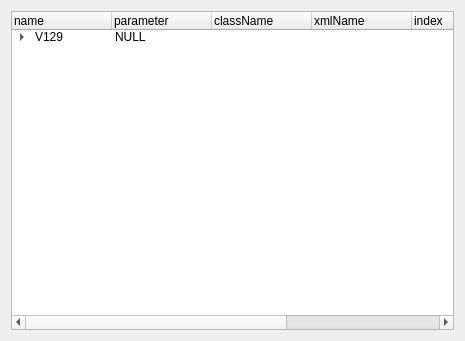
<?xml version="1.0" encoding="UTF-8"?>
<ui version="4.0">
 <class>Form</class>
 <widget class="QWidget" name="Form">
  <property name="geometry">
   <rect>
    <x>0</x>
    <y>0</y>
    <width>465</width>
    <height>341</height>
   </rect>
  </property>
  <property name="windowTitle">
   <string>Form</string>
  </property>
  <layout class="QVBoxLayout" name="verticalLayout">
   <item>
    <widget class="QTreeWidget" name="treeWidget">
     <column>
      <property name="text">
       <string>name</string>
      </property>
     </column>
     <column>
      <property name="text">
       <string>parameter</string>
      </property>
     </column>
     <column>
      <property name="text">
       <string>className</string>
      </property>
     </column>
     <column>
      <property name="text">
       <string>xmlName</string>
      </property>
     </column>
     <column>
      <property name="text">
       <string>index</string>
      </property>
     </column>
     <column>
      <property name="text">
       <string>fileSrcType</string>
      </property>
     </column>
     <column>
      <property name="text">
       <string>uiGraph</string>
      </property>
     </column>
     <item>
      <property name="text">
       <string>V129</string>
      </property>
      <property name="text">
       <string>NULL</string>
      </property>
      <property name="text">
       <string/>
      </property>
      <property name="text">
       <string/>
      </property>
      <property name="text">
       <string/>
      </property>
      <property name="text">
       <string/>
      </property>
      <item>
       <property name="text">
        <string>Axis</string>
       </property>
       <property name="text">
        <string>NULL</string>
       </property>
       <property name="text">
        <string/>
       </property>
       <property name="text">
        <string/>
       </property>
       <property name="text">
        <string/>
       </property>
       <property name="text">
        <string/>
       </property>
       <item>
        <property name="text">
         <string>Motor</string>
        </property>
        <property name="text">
         <string>NULL</string>
        </property>
        <property name="text">
         <string>UiMotor</string>
        </property>
        <property name="text">
         <string>PrmFuncMotor</string>
        </property>
        <property name="text">
         <string>0</string>
        </property>
        <property name="text">
         <string>1</string>
        </property>
        <property name="text">
         <string>GraphMotor129</string>
        </property>
       </item>
       <item>
        <property name="text">
         <string>Encoder</string>
        </property>
        <property name="text">
         <string>NULL</string>
        </property>
        <property name="text">
         <string>UiEncoder</string>
        </property>
        <property name="text">
         <string>PrmFuncEncoder</string>
        </property>
        <property name="text">
         <string>1</string>
        </property>
        <property name="text">
         <string>1</string>
        </property>
        <property name="text">
         <string>GraphEncoder129</string>
        </property>
       </item>
       <item>
        <property name="text">
         <string>Power</string>
        </property>
        <property name="text">
         <string>NULL</string>
        </property>
        <property name="text">
         <string>UiPower</string>
        </property>
        <property name="text">
         <string>PrmFuncPower</string>
        </property>
        <property name="text">
         <string>2</string>
        </property>
        <property name="text">
         <string>1</string>
        </property>
        <property name="text">
         <string>GraphPower129</string>
        </property>
       </item>
       <item>
        <property name="text">
         <string>Current</string>
        </property>
        <property name="text">
         <string>NULL</string>
        </property>
        <property name="text">
         <string>UiCurrent</string>
        </property>
        <property name="text">
         <string>PrmFuncCurrentloop</string>
        </property>
        <property name="text">
         <string>3</string>
        </property>
        <property name="text">
         <string>1</string>
        </property>
        <property name="text">
         <string>GraphCurrent129</string>
        </property>
       </item>
       <item>
        <property name="text">
         <string>Velocity</string>
        </property>
        <property name="text">
         <string>NULL</string>
        </property>
        <property name="text">
         <string>UiVelocity</string>
        </property>
        <property name="text">
         <string>PrmFuncSpeedloop</string>
        </property>
        <property name="text">
         <string>4</string>
        </property>
        <property name="text">
         <string>1</string>
        </property>
        <property name="text">
         <string>GraphVelocity129</string>
        </property>
       </item>
       <item>
        <property name="text">
         <string>Position</string>
        </property>
        <property name="text">
         <string>NULL</string>
        </property>
        <property name="text">
         <string>UiPosition</string>
        </property>
        <property name="text">
         <string>PrmFuncPositionloop</string>
        </property>
        <property name="text">
         <string>5</string>
        </property>
        <property name="text">
         <string>1</string>
        </property>
        <property name="text">
         <string>GraphPosition129</string>
        </property>
       </item>
       <item>
        <property name="text">
         <string>Brake</string>
        </property>
        <property name="text">
         <string>NULL</string>
        </property>
        <property name="text">
         <string>UiBrake</string>
        </property>
        <property name="text">
         <string>PrmFuncBrake</string>
        </property>
        <property name="text">
         <string>6</string>
        </property>
        <property name="text">
         <string>1</string>
        </property>
        <property name="text">
         <string>GraphBrake129</string>
        </property>
       </item>
       <item>
        <property name="text">
         <string>Status</string>
        </property>
        <property name="text">
         <string>NULL</string>
        </property>
        <property name="text">
         <string>UiStatus</string>
        </property>
        <property name="text">
         <string>PrmFuncDeviceStatus</string>
        </property>
        <property name="text">
         <string>7</string>
        </property>
        <property name="text">
         <string>0</string>
        </property>
        <property name="text">
         <string>GraphStatus129</string>
        </property>
       </item>
       <item>
        <property name="text">
         <string>RAM</string>
        </property>
        <property name="text">
         <string>NULL</string>
        </property>
        <property name="text">
         <string>UiRAM</string>
        </property>
        <property name="text">
         <string>PrmRAMAxis</string>
        </property>
        <property name="text">
         <string>8</string>
        </property>
        <property name="text">
         <string>1</string>
        </property>
        <property name="text">
         <string>NULL</string>
        </property>
       </item>
       <item>
        <property name="text">
         <string>FLASH</string>
        </property>
        <property name="text">
         <string>NULL</string>
        </property>
        <property name="text">
         <string>UiFLASH</string>
        </property>
        <property name="text">
         <string>PrmFlashAxis</string>
        </property>
        <property name="text">
         <string>9</string>
        </property>
        <property name="text">
         <string>1</string>
        </property>
        <property name="text">
         <string>NULL</string>
        </property>
       </item>
      </item>
      <item>
       <property name="text">
        <string>UiGlobal</string>
       </property>
       <property name="text">
        <string>NULL</string>
       </property>
       <property name="text">
        <string/>
       </property>
       <property name="text">
        <string/>
       </property>
       <property name="text">
        <string/>
       </property>
       <property name="text">
        <string/>
       </property>
       <item>
        <property name="text">
         <string>IO</string>
        </property>
        <property name="text">
         <string>NULL</string>
        </property>
        <property name="text">
         <string>UiIO</string>
        </property>
        <property name="text">
         <string>PrmIO</string>
        </property>
        <property name="text">
         <string/>
        </property>
        <property name="text">
         <string>0</string>
        </property>
        <property name="text">
         <string>NULL</string>
        </property>
       </item>
      </item>
      <item>
       <property name="text">
        <string>Global</string>
       </property>
       <item>
        <property name="text">
         <string>Plot</string>
        </property>
       </item>
      </item>
     </item>
    </widget>
   </item>
  </layout>
 </widget>
 <resources/>
 <connections/>
</ui>
